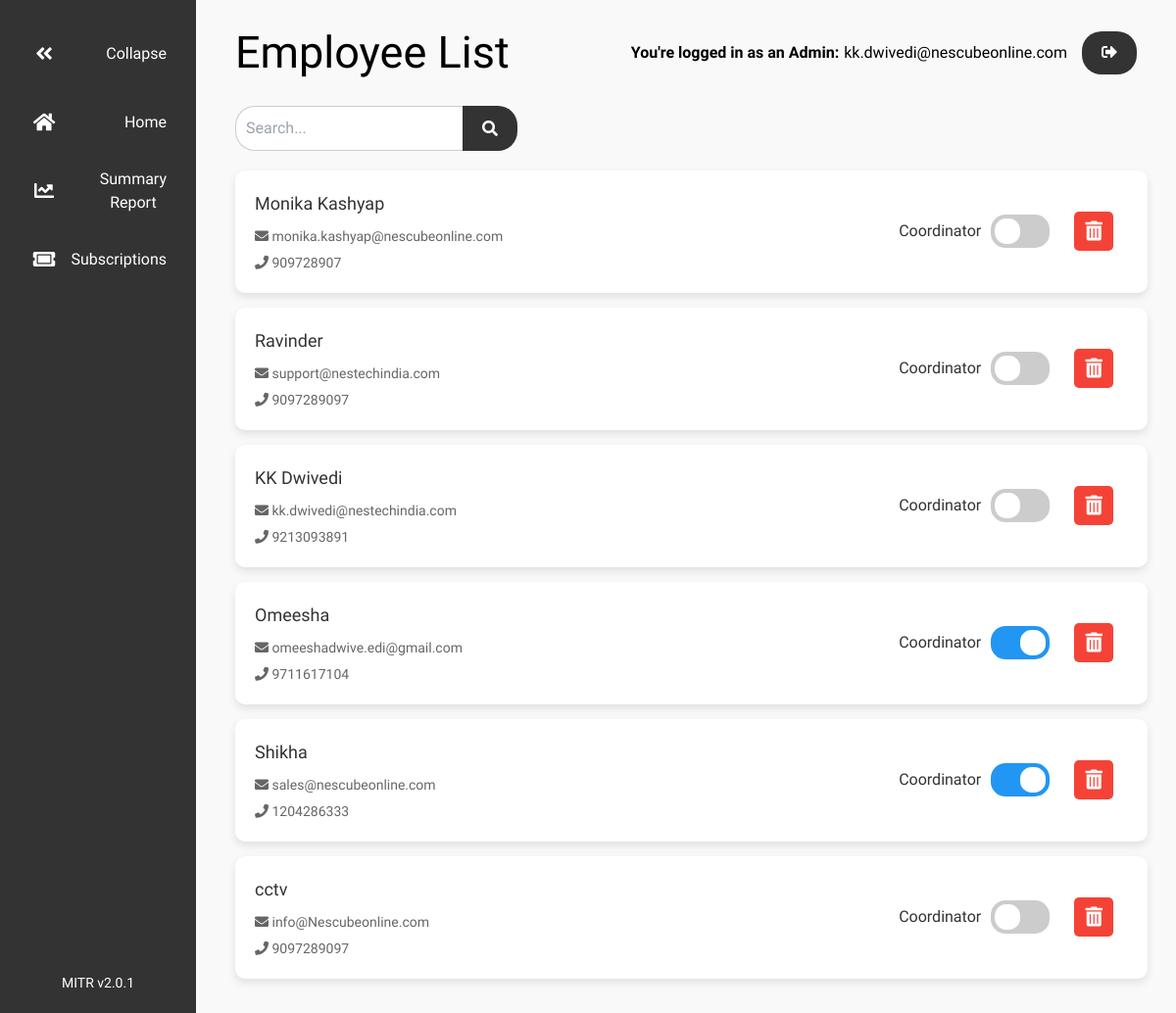
/employee_list/ (signed in), run on the app's committed database.
### MITR_app/models.py (models this page shows, shortened)
class CustomUser(AbstractUser):
    company = models.CharField(max_length=100)
    email = models.EmailField(unique=True)
    is_superuser = models.BooleanField(default=False)

class Employee(models.Model):
    user = models.OneToOneField(settings.AUTH_USER_MODEL, on_delete=models.CASCADE, null=True, blank=True)
    name = models.CharField(max_length=100)
    email = models.EmailField(unique=True)
    phone_number = models.CharField(max_length=15)
    company = models.CharField(max_length=100, default='TO_BE_ASSIGNED')
    coordinator = models.BooleanField(default=False)

### MITR_app/views.py (the view, shortened to what this page needs)
# urls.py: path('employee_list/', views.employee_list_view, name='employee_list'),
def employee_list_view(request):
    company = request.user.company
    user_email = request.user
    is_superuser = user_email.is_superuser
    employee = None
    is_employee = False
    employees = Employee.objects.filter(company=company)
    return render(request, 'employee_list.html', {'employees': employees,'is_employee': is_employee,'is_superuser': is_superuser,'employee': employee})

### MITR_app/templates/employee_list.html (shortened to what this page needs)
<!DOCTYPE html>
<html lang="en">
<head>
    <link rel="stylesheet" href="https://cdnjs.cloudflare.com/ajax/libs/font-awesome/5.15.3/css/all.min.css">
    <link href="https://cdn.jsdelivr.net/npm/tailwindcss@2.2.19/dist/tailwind.min.css" rel="stylesheet">
</head>
<body>
    <div class="sidebar">
        <button class="sidebar-btn collapse-btn">
            <i class="fas fa-angle-double-left"></i>
            <span>Collapse</span>
        </button>
        <a href="{% url 'dashboard' %}" class="sidebar-link">
            <button class="sidebar-btn">
                <i class="fas fa-home"></i>
                <span>Home</span>
            </button>
        </a>
        {% if employee.coordinator or user.is_superuser %}
        <a href="{% url 'summary_report' %}"class="sidebar-link">
        <button class="sidebar-btn">
          <i class="fas fa-chart-line"></i>
          <span>Summary<br>Report</span>
        </button>
        </a>
        {% endif%}
        {% if employee.coordinator or user.is_superuser %}
        <a href="{% url 'subscriptions' %}" class="sidebar-link">
            <button class="sidebar-btn">
                <i class="fas fa-ticket-alt"></i>
                <span>Subscriptions</span>
            </button>
        </a>
        {% endif %}
        <div class="version-text">MITR v2.0.1</div>
    </div>
    <div class="main-content">
        <div class="dashboard-header">
            <h1 style="font-size: 45px; margin-left: 20px;">Employee List</h1>
            <div style="margin-right: 20px;" class="user-info">
                <p> {% if employee.coordinator %}
                        <p style="font-size: 16px; padding-right: 5px; font-weight: bold;">You're logged in as a co-ordinator:</p> {{ user.username }}
                    {% elif is_employee %}
                        <p style="font-size: 16px; padding-right: 5px; font-weight: bold;">You're logged in as an employee : </p> {{ user.username }}
                    {% elif is_superuser %}
                        <p style="font-size: 16px; padding-right: 5px; font-weight: bold;">You're logged in as an Admin:</p> {{ user.username }}
                    {% else %}
                        <p style="font-size: 16px; padding-right: 5px; font-weight: bold;">You are unemployed</p> {{user.username}}
                    {% endif %}
                </p>
                <div class="logout-option">
                <form method="POST" action="{% url 'logout' %}">
                    <button type="submit" class="logout-btn"><i class="fas fa-sign-out-alt"></i></button>
                </form>
                </div>
            </div>
        </div>
        <div style="margin-left: 20px;" class="search-bar">
            <form method="GET" action="{% url 'dashboard' %}">
              <input type="text" name="search" placeholder="Search..." value="{{ search_query }}">
              <button type="submit">
                <i class="fas fa-search"></i>
              </button>
            </form>
        </div>
        <ul class="employee-list">
            {% for employee in employees %}
            <li class="employee-item">
                <a style="text-decoration: none;" href="{% url 'employee_progress' employee.id %}">
                    <div style="padding-bottom: 5px;" class="employee-name">{{ employee.name }}</div>
                    <div class="employee-details">
                        <i style="padding-bottom: 10px;" class="fas fa-envelope"></i> {{ employee.email }}<br>
                        <i class="fas fa-phone"></i> {{ employee.phone_number }}
                    </div>
                </a>
                {% if user.is_superuser%}
                <div class="switch-container">
                    <label for="coordinator-switch-{{ employee.id }}">Coordinator</label>
                    <label class="switch">
                        <span class="slider round"></span>
                    </label>
                </div>
                <div class="delete-icon-container" data-id="{{ employee.id }}" data-name="{{ employee.name }}" onclick="openModal(this)">
                    <i class="fas fa-trash-alt delete-icon"></i>
                </div>
                {% endif %}
            </li>
            {% empty %}
            <li class="employee-item">No employees found.</li>
            {% endfor %}
        </ul>
    </div>
</body>
</html>

### MITR_app/templates/employee_list.html (style rules this page uses)
body { margin: 0; font-family: 'Google Sans', sans-serif; background-color: #f9f9f9; }
.sidebar { display: flex; flex-direction: column; width: 200px; height: 100%; background-color: #333; color: #fff; padding: 20px; box-sizing: border-box; position: fixed; left: 0; top: 0; transition: width 0.3s ease; }
.sidebar-btn { display: flex; align-items: center; justify-content: space-between; width: 100%; height: 70px; padding: 10px; border: none; background: none; color: #fff; cursor: pointer; transition: background-color 0.3s; }
.sidebar-btn i { font-size: 20px; width: 30px; }
.main-content { margin-left: 200px; padding: 20px; transition: margin-left 0.3s ease; }
.employee-list { list-style-type: none; padding: 0; width: 97%; margin-left: 20px; }
.employee-item { background-color: #fff; border-radius: 10px; padding: 20px; margin-bottom: 15px; box-shadow: 0 4px 8px rgba(0, 0, 0, 0.1); display: block; color: #333; position: relative; background-color: #fff; border-radius: 10px; padding: 20px; margin-bottom: 15px; box-shadow: 0 4px 8px rgba(0, 0, 0, 0.1); display: flex; justify-content: space-between; align-items: center; }
.employee-name { font-size: 18px; font-weight: 500; margin-bottom: 5px; }
.employee-details { font-size: 14px; color: #666; }
.delete-icon-container { background-color: #f44336; border-radius: 5px; width: 40px; height: 40px; display: flex; align-items: center; justify-content: center; cursor: pointer; position: absolute; right: 10px; top: 50%; transform: translateY(-50%); margin-right: 25px; }
.delete-icon { color: white; font-size: 20px; }
.switch-container { display: flex; align-items: center; gap: 10px; padding-right: 80px; }
.switch { position: relative; display: inline-block; width: 60px; height: 34px; }
.slider { position: absolute; cursor: pointer; top: 0; left: 0; right: 0; bottom: 0; background-color: #ccc; transition: .4s; }
.slider:before { position: absolute; content: ""; height: 26px; width: 26px; left: 4px; bottom: 4px; background-color: white; transition: .4s; }
input:checked + .slider { background-color: #2196F3; }
input:checked + .slider:before { transform: translateX(26px); }
.slider.round { border-radius: 15px; }
.slider.round:before { border-radius: 45%; }
.employee-item { position: relative; background-color: #fff; border-radius: 10px; padding: 20px; margin-bottom: 15px; box-shadow: 0 4px 8px rgba(0, 0, 0, 0.1); display: flex; justify-content: space-between; align-items: center; }
.dashboard-header { display: flex; justify-content: space-between; align-items: center; margin-bottom: 20px; }
.user-info { display: flex; align-items: center; }
.user-info .logout-btn { background-color: #333; color: #fff; border: none; padding: 10px 20px; margin-left: 15px; cursor: pointer; border-radius: 20px; transition: background-color 0.3s ease; }
.version-text { margin-top: auto; text-align: center; font-size: 14px; color: #fff; }
.search-bar { width: 30%; display: flex; margin-bottom: 20px; }
.search-bar form { display: flex; width: 100%; }
.search-bar input { flex-grow: 1; padding: 10px; border: 1px solid #ccc; border-right: none; border-radius: 20px 0 0 20px; outline: none; width: 100%; box-sizing: border-box; }
.search-bar button { background-color: #333; color: #fff; border: none; padding: 10px 20px; cursor: pointer; border-radius: 0 20px 20px 0; transition: background-color 0.3s ease; display: flex; align-items: center; justify-content: center; }
.search-bar button i { margin: 0; padding: 0; }

### data on the page
CustomUser: username "kk.dwivedi@nescubeonline.com"
Employee: name "Monika Kashyap", email "monika.kashyap@nescubeonline.com", phone_number "909728907"
Employee: name "Ravinder", email "support@nestechindia.com", phone_number "9097289097"
Employee: name "KK Dwivedi", email "kk.dwivedi@nestechindia.com", phone_number "9213093891"
Employee: name "Omeesha", email "omeeshadwive.edi@gmail.com", phone_number "9711617104"
Employee: name "Shikha", email "sales@nescubeonline.com", phone_number "1204286333"
Employee: name "cctv", email "info@Nescubeonline.com", phone_number "9097289097"
